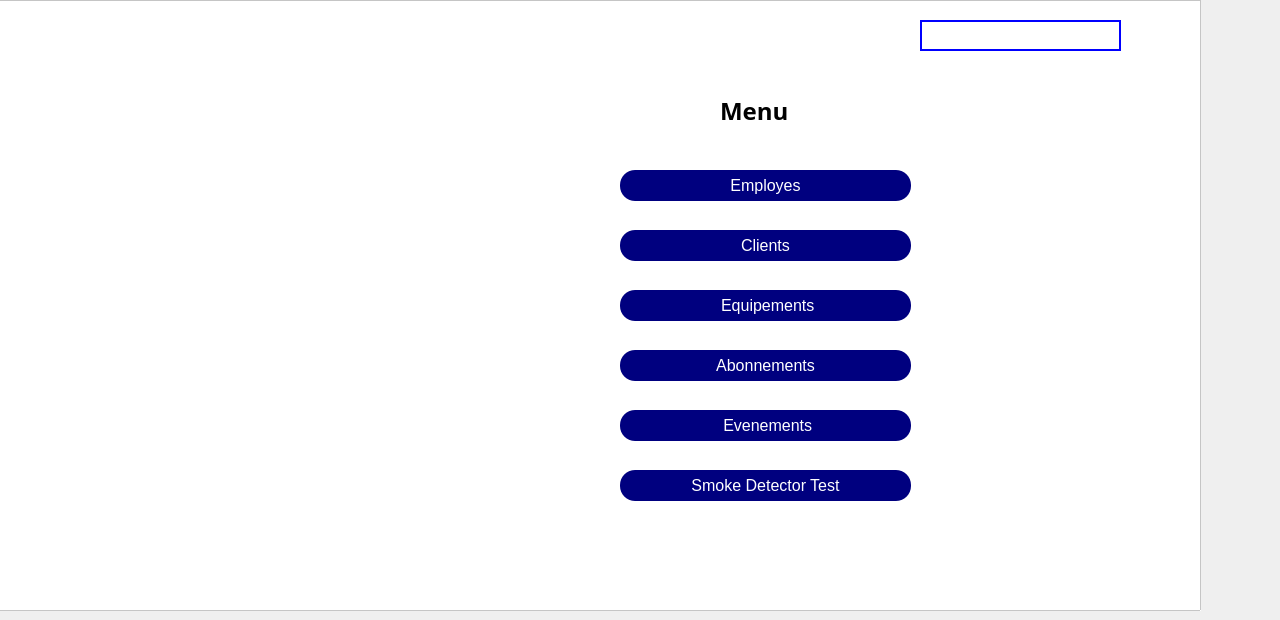
    <widget class="QWidget" name="page_2">
     <widget class="QFrame" name="frame_6">
      <property name="geometry">
       <rect>
        <x>-70</x>
        <y>0</y>
        <width>1271</width>
        <height>611</height>
       </rect>
      </property>
      <property name="font">
       <font>
        <family>MS Shell Dlg 2</family>
       </font>
      </property>
      <property name="styleSheet">
       <string notr="true">
background:rgb(255,255,255);
</string>
      </property>
      <property name="frameShape">
       <enum>QFrame::StyledPanel</enum>
      </property>
      <property name="frameShadow">
       <enum>QFrame::Raised</enum>
      </property>
      <widget class="QLabel" name="label_12">
       <property name="geometry">
        <rect>
         <x>790</x>
         <y>90</y>
         <width>101</width>
         <height>41</height>
        </rect>
       </property>
       <property name="font">
        <font>
         <family>Segoe UI Black</family>
         <pointsize>18</pointsize>
         <weight>75</weight>
         <bold>true</bold>
        </font>
       </property>
       <property name="text">
        <string>Menu</string>
       </property>
      </widget>
      <widget class="QLabel" name="logo">
       <property name="geometry">
        <rect>
         <x>-10</x>
         <y>90</y>
         <width>541</width>
         <height>301</height>
        </rect>
       </property>
       <property name="styleSheet">
        <string notr="true">background:url(:/newimages/img/logo.png)</string>
       </property>
       <property name="text">
        <string/>
       </property>
      </widget>
      <widget class="QPushButton" name="clientPushButton">
       <property name="geometry">
        <rect>
         <x>690</x>
         <y>230</y>
         <width>291</width>
         <height>31</height>
        </rect>
       </property>
       <property name="font">
        <font>
         <family>MS Sans Serif</family>
         <pointsize>12</pointsize>
         <weight>50</weight>
         <bold>false</bold>
        </font>
       </property>
       <property name="styleSheet">
        <string notr="true">QPushButton {
    background-color: rgb(0, 0, 127); 
    color: white; 
    padding: 1px 20px;
    border: 3px; /* Corrected the value to '3px' */
    border-radius: 15px;
}

QPushButton:hover {
    background-color: rgb(88, 191, 255); 
	color: rgb(62, 199, 214);
    color: black; 
    border: 3px; /* Corrected the value to '3px' */
    border-radius: 15px; 
    border-color: blue;
}
</string>
       </property>
       <property name="text">
        <string>Clients</string>
       </property>
      </widget>
      <widget class="QPushButton" name="equipementsPushButton">
       <property name="geometry">
        <rect>
         <x>690</x>
         <y>290</y>
         <width>291</width>
         <height>31</height>
        </rect>
       </property>
       <property name="font">
        <font>
         <family>MS Sans Serif</family>
         <pointsize>12</pointsize>
        </font>
       </property>
       <property name="styleSheet">
        <string notr="true">QPushButton {
    background-color: rgb(0, 0, 127); 
    color: white; 
    padding: 1px 20px;
    border: 3px; /* Corrected the value to '3px' */
    border-radius: 15px;
}

QPushButton:hover {
    background-color: rgb(88, 191, 255); 
	color: rgb(62, 199, 214);
    color: black; 
    border: 3px; /* Corrected the value to '3px' */
    border-radius: 15px; 
    border-color: blue;
}
</string>
       </property>
       <property name="text">
        <string> Equipements</string>
       </property>
      </widget>
      <widget class="QPushButton" name="evenementsPushButton">
       <property name="geometry">
        <rect>
         <x>690</x>
         <y>410</y>
         <width>291</width>
         <height>31</height>
        </rect>
       </property>
       <property name="font">
        <font>
         <family>MS Sans Serif</family>
         <pointsize>12</pointsize>
        </font>
       </property>
       <property name="styleSheet">
        <string notr="true">QPushButton {
    background-color: rgb(0, 0, 127); 
    color: white; 
    padding: 1px 20px;
    border: 3px; /* Corrected the value to '3px' */
    border-radius: 15px;
}

QPushButton:hover {
    background-color: rgb(88, 191, 255); 
	color: rgb(62, 199, 214);
    color: black; 
    border: 3px; /* Corrected the value to '3px' */
    border-radius: 15px; 
    border-color: blue;
}
</string>
       </property>
       <property name="text">
        <string> Evenements</string>
       </property>
      </widget>
      <widget class="QPushButton" name="employesPushButton">
       <property name="geometry">
        <rect>
         <x>690</x>
         <y>170</y>
         <width>291</width>
         <height>31</height>
        </rect>
       </property>
       <property name="font">
        <font>
         <family>MS Sans Serif</family>
         <pointsize>12</pointsize>
         <weight>50</weight>
         <bold>false</bold>
        </font>
       </property>
       <property name="styleSheet">
        <string notr="true">QPushButton {
    background-color: rgb(0, 0, 127); 
    color: white; 
    padding: 1px 20px;
    border: 3px; /* Corrected the value to '3px' */
    border-radius: 15px;
}

QPushButton:hover {
    background-color: rgb(88, 191, 255); 
	color: rgb(62, 199, 214);
    color: black; 
    border: 3px; /* Corrected the value to '3px' */
    border-radius: 15px; 
    border-color: blue;
}
</string>
       </property>
       <property name="text">
        <string>Employes</string>
       </property>
      </widget>
      <widget class="QPushButton" name="abonnementPushButton">
       <property name="geometry">
        <rect>
         <x>690</x>
         <y>350</y>
         <width>291</width>
         <height>31</height>
        </rect>
       </property>
       <property name="font">
        <font>
         <family>MS Sans Serif</family>
         <pointsize>12</pointsize>
        </font>
       </property>
       <property name="styleSheet">
        <string notr="true">QPushButton {
    background-color: rgb(0, 0, 127); 
    color: white; 
    padding: 1px 20px;
    border: 3px; /* Corrected the value to '3px' */
    border-radius: 15px;
}

QPushButton:hover {
    background-color: rgb(88, 191, 255); 
	color: rgb(62, 199, 214);
    color: black; 
    border: 3px; /* Corrected the value to '3px' */
    border-radius: 15px; 
    border-color: blue;
}
</string>
       </property>
       <property name="text">
        <string>Abonnements</string>
       </property>
      </widget>
      <widget class="QLabel" name="userStatusLabel">
       <property name="geometry">
        <rect>
         <x>990</x>
         <y>20</y>
         <width>201</width>
         <height>31</height>
        </rect>
       </property>
       <property name="styleSheet">
        <string notr="true">QLabel {
    border: 2px solid blue;
}</string>
       </property>
       <property name="text">
        <string/>
       </property>
      </widget>
      <widget class="QLabel" name="role_lbl">
       <property name="geometry">
        <rect>
         <x>650</x>
         <y>530</y>
         <width>381</width>
         <height>31</height>
        </rect>
       </property>
       <property name="font">
        <font>
         <family>Nirmala UI</family>
         <pointsize>11</pointsize>
         <weight>50</weight>
         <bold>false</bold>
        </font>
       </property>
       <property name="styleSheet">
        <string notr="true"> 
 color: rgb(140,140,140);</string>
       </property>
       <property name="text">
        <string/>
       </property>
      </widget>
      <widget class="QPushButton" name="SmokeDetectorTestButton">
       <property name="geometry">
        <rect>
         <x>690</x>
         <y>470</y>
         <width>291</width>
         <height>31</height>
        </rect>
       </property>
       <property name="font">
        <font>
         <family>MS Sans Serif</family>
         <pointsize>12</pointsize>
        </font>
       </property>
       <property name="styleSheet">
        <string notr="true">QPushButton {
    background-color: rgb(0, 0, 127); 
    color: white; 
    padding: 1px 20px;
    border: 3px; /* Corrected the value to '3px' */
    border-radius: 15px;
}

QPushButton:hover {
    background-color: rgb(88, 191, 255); 
	color: rgb(62, 199, 214);
    color: black; 
    border: 3px; /* Corrected the value to '3px' */
    border-radius: 15px; 
    border-color: blue;
}
</string>
       </property>
       <property name="text">
        <string>Smoke Detector Test</string>
       </property>
      </widget>
     </widget>
    </widget>
